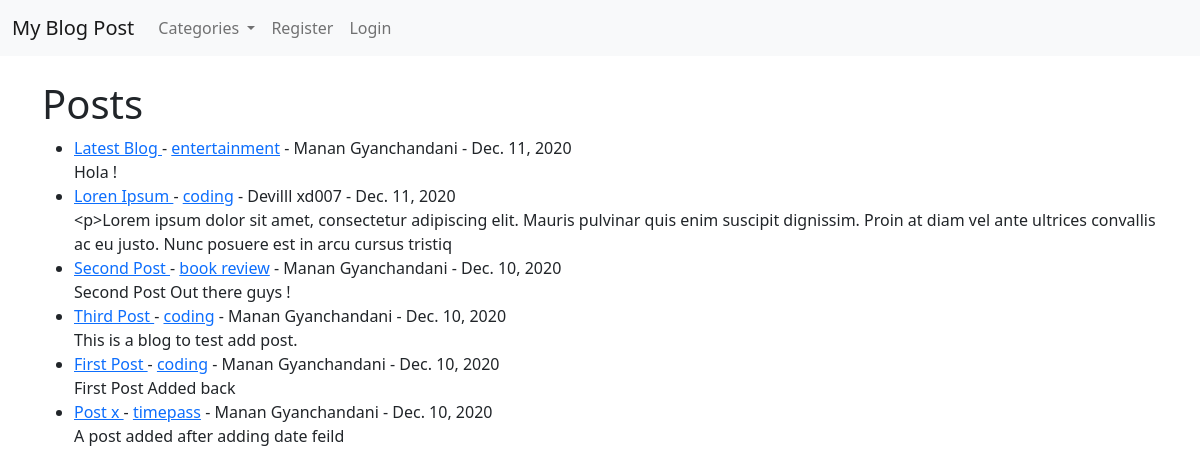
The app's page /, older data.
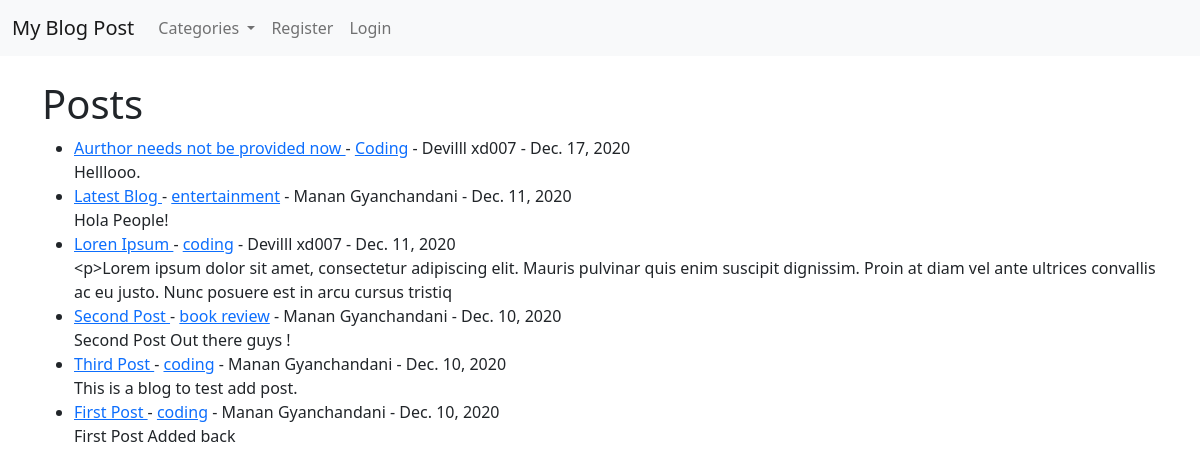
The same page, newer data.
### blog/models.py (models this page shows, shortened)
class Post(models.Model):
    title = models.CharField(max_length=255)
    title_tag = models.CharField(max_length=255)
    author = models.ForeignKey(User , on_delete = models.CASCADE)
    body = models.TextField()
    post_date = models.DateField(auto_now_add=True )
    category = models.CharField(max_length=255 , default = 'uncategorized')
    likes = models.ManyToManyField(User, related_name = 'blog_posts')

### blog/views.py (the view)
# urls.py: path('', HomeView.as_view(), name = "home"),
class HomeView(ListView):
    model = Post
    template_name = 'home.html'
    ordering = ['-post_date']
    def get_context_data(self , *args , **kwargs):
        cat_menu = Category.objects.all()
        context = super(HomeView , self).get_context_data(*args , **kwargs)
        context["cat_menu"] = cat_menu
        return context

### blog/models.py (called while the page is built)
    def __str__(self):
        return self.name

### templates/home.html (shortened to what this page needs)
{% extends 'base.html'%}
{% block content %}
<h1>Posts</h1>
<ul>
{% for post in object_list %}
    <li><a href = "{% url 'article-detail' post.pk %}">{{ post.title }} </a>  -
    <a href = "{% url 'category' post.category|slugify %}">{{ post.category }}</a> -
    {{ post.author.first_name }} {{ post.author.last_name }} - {{ post.post_date }}
    <br>
    {{ post.body|slice:":200"  }}</li>
{% endfor%}
</ul>
 {% endblock %}

### templates/base.html (shortened to what this page needs)
<!doctype html>
<html lang="en">
  <head>
    <link href="https://cdn.jsdelivr.net/npm/bootstrap@5.0.0-beta1/dist/css/bootstrap.min.css" rel="stylesheet">
  </head>
  <body>
    <div class = "container-fluid px-0 mx-0">
        <nav class="navbar navbar-expand-lg navbar-light bg-light">
            <div class="container-fluid">
              <a class="navbar-brand" href="{% url 'home' %}">My Blog Post</a>
              <div class="collapse navbar-collapse" id="navbarSupportedContent">
                <ul class="navbar-nav me-auto mb-2 mb-lg-0">
                  {% if cat_menu %}
                <li class="nav-item dropdown">
                  <a class="nav-link dropdown-toggle" href="#" id="navbarDropdown" role="button" data-bs-toggle="dropdown" aria-expanded="false">
                    Categories
                  </a>
                </li>
                {% else %}
                  <li class="nav-item">
                    <a class="nav-link" href="{% url 'category-list' %}">Categories</a>
                    </li>
                {% endif %}
                  {% if user.is_authenticated %}
                    <li class="nav-item">
                    <a class="nav-link" href="{% url 'add_post' %}">Add Post</a>
                    </li>
                    <li class="nav-item">
                    <a class="nav-link" href="{% url 'add_category' %}">Add Category</a>
                    </li>
                    <li class="nav-item">
                    <a class="nav-link" href="{% url 'logout' %}">Logout</a>
                    </li>
                  {% else %}
                    <li class="nav-item">
                    <a class="nav-link" href="{% url 'register' %}">Register</a>
                    </li>
                    <li class="nav-item">
                    <a class="nav-link" href="{% url 'login' %}">Login</a>
                    </li>
                  {% endif %}
                  </ul>
              </div>
            </div>
          </nav>
    </div>
      <br/>
    <div class="container">
        {% block content %}
        {% endblock %}
    </div>
  </body>
</html>

Row changes from the older to the newer data that the page shows:
removed Post: title "Post x", category "timepass", author.first_name "Manan", author.last_name "Gyanchandani", post_date "Dec. 10, 2020", body "A post added after adding date feild"
added Post: title "Aurthor needs not be provided now", category "Coding", author.first_name "Devilll", author.last_name "xd007", post_date "Dec. 17, 2020", body "Helllooo."
changed Post "Latest Blog": body "Hola !" → "Hola People!"
